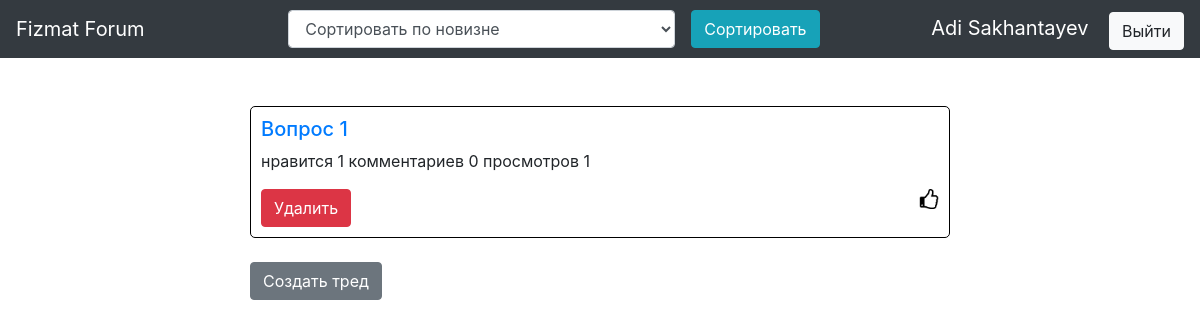
Page / (signed in) on the earlier database version.
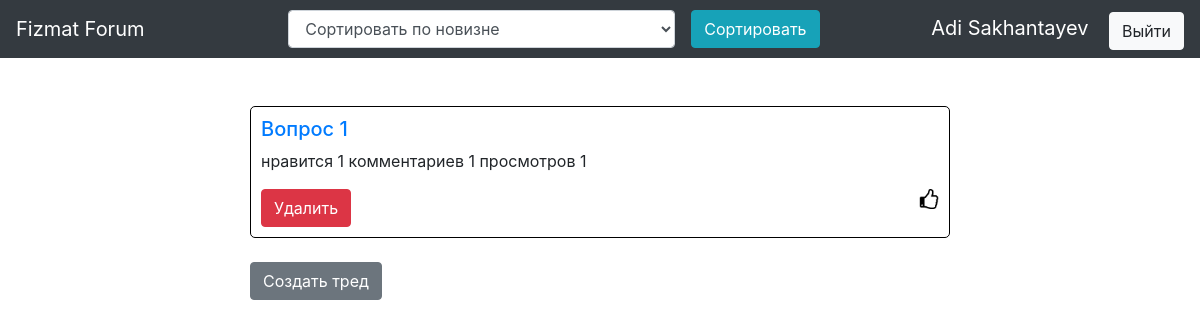
Same page on the later database version.
### data/threads.py (models this page shows)
class Thread(SqlAlchemyBase, UserMixin, SerializerMixin):
    __tablename__ = 'threads'
    id = sqlalchemy.Column(sqlalchemy.Integer, primary_key=True, autoincrement=True)
    title = sqlalchemy.Column(sqlalchemy.String, nullable=False)
    user_id = sqlalchemy.Column(sqlalchemy.Integer, sqlalchemy.ForeignKey("users.id"))
    like_count = sqlalchemy.Column(sqlalchemy.Integer, nullable=False)
    view_count = sqlalchemy.Column(sqlalchemy.Integer, nullable=False)
    comment_count = sqlalchemy.Column(sqlalchemy.Integer, nullable=False)
    user = orm.relation('User')
    categories = orm.relation("Category",
                              secondary=association_table,
                              backref="threads")

### main.py (the view)
@app.route('/')
def index():
    session = db_session.create_session()
    return render_template('index.html', threads=session.query(Thread).all())

### data/db_session.py (called while the page is built)
def create_session() -> Session:
    global __factory
    return __factory()

### main.py (called while the page is built)
@login_manager.user_loader
def load_user(user_id):
    session = db_session.create_session()
    return session.query(User).get(user_id)

### templates/index.html (shortened to what this page needs)
{% extends "base.html" %}
{% block select %}
<form class="form-inline" name="sort_type" action="/sorted" method="GET">
    <div class="form-group mx-sm-3">
        <select class="form-control" name="sort_type">
            <option value="time">Сортировать по новизне</option>
        </select>
    </div>
    <button class="btn btn-info" type="submit">Сортировать</button>
</form>
{% endblock %}
{% block content %}
<br/><br/>
{% for item in threads|reverse %}
    <div class="thread">
        <a href="/thread/{{ item.id }}"><h5>{{ item.title }}</h5></a>
        <p>нравится {{ item.like_count }} комментариев {{ item.comment_count }} просмотров {{ item.view_count }}</p>
        {% if current_user.is_authenticated and current_user == item.user %}
                <a href="/thread_delete/{{ item.id }}" class="btn btn-danger">Удалить</a>
        {% endif %}
        {% if current_user.is_authenticated %}
            <a href="/like_thread/{{ item.id }}"><img src="/static/img/like.png" height="20px" width="20px" align="right"></a>
        {% endif %}
    </div>
    <br>
{% endfor %}
    {% if current_user.is_authenticated %}
        <a href="add_thread" class="btn btn-secondary form">Создать тред</a>
    {% endif %}
{% endblock %}

Differences in the rows shown:
changed Thread "Вопрос 1": comment_count "0" → "1"
